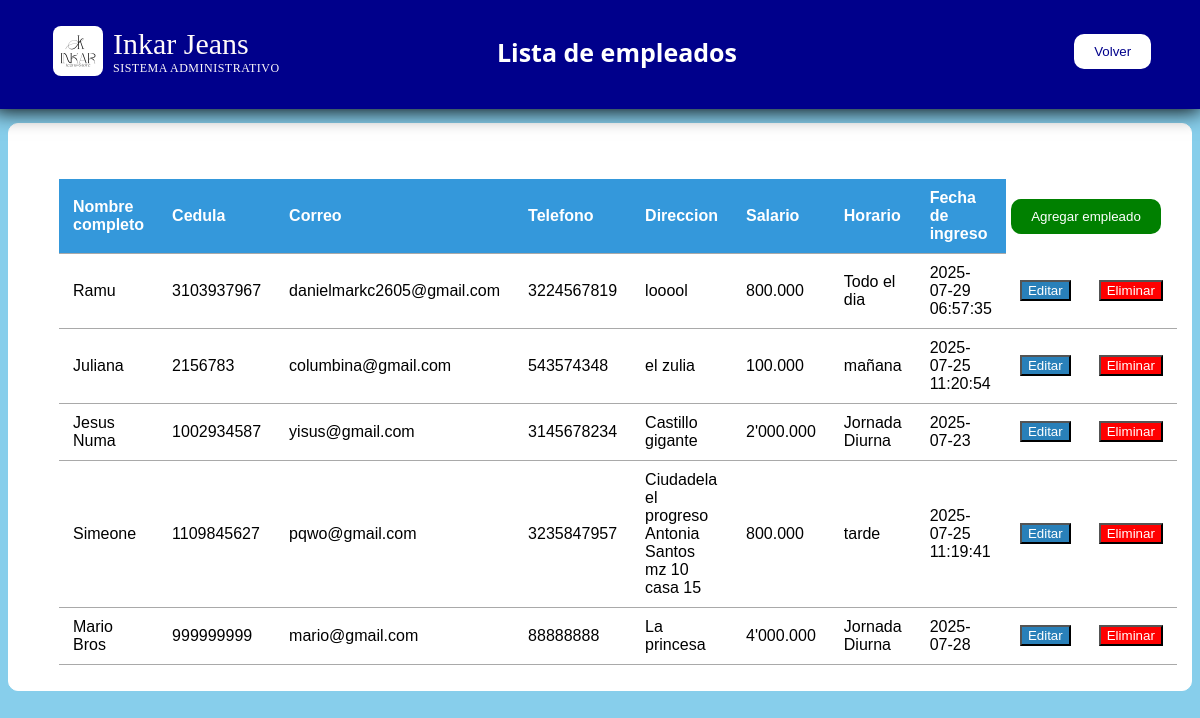
The page /empleados on the database as committed earlier.
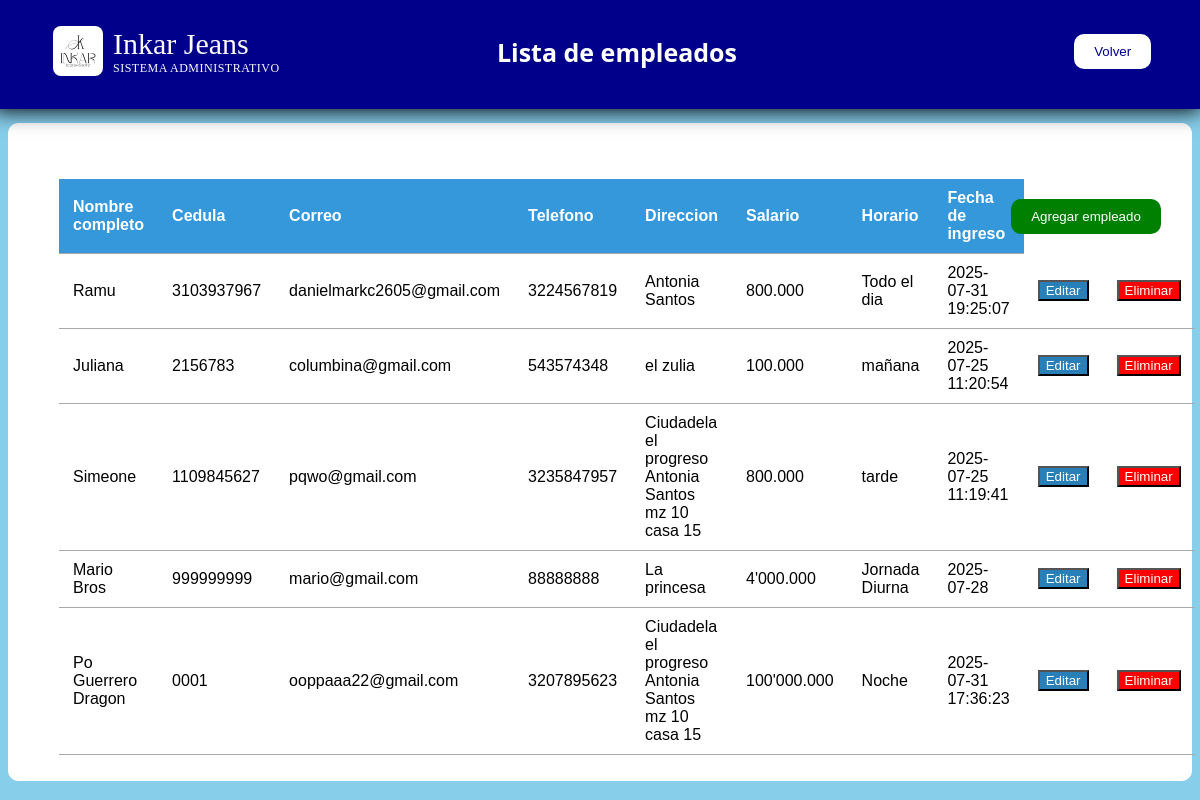
The same page on the database as committed later.
### app.py (models this page shows)
class Empleado(tablita):
    __tablename__="Empleados"
    id=Column(Integer, primary_key=True)
    nombre=Column(String(50), nullable=False)
    cedula=Column(String(50), nullable=False)
    correo=Column(String(50), nullable=False)
    telefono=Column(String(50), nullable=False)
    direccion=Column(String(50), nullable=False)
    salario=Column(String(50), nullable=False)
    horario=Column(String(50), nullable=False)
    fechaingreso=Column(String(50), default=datetime.now().strftime("%Y-%m-%d"))

### app.py (the view)
@app.route('/empleados')
def empleados():
    lista_empleados=session.query(Empleado).all()
    return render_template('empleados.html', empleados=lista_empleados)

### templates/empleados.html (shortened to what this page needs)
<!DOCTYPE html>
<html>
    <head>
        <link rel="stylesheet" href="{{url_for('static', filename='empleados.css')}}">
    </head>
    <body>
        <nav>
            <div class="contenedor">
                <div class="logo">
                    <img src="{{url_for('static', filename='imgs/logoInkar.jpg')}}">
                    <div class="titu">
                        Inkar Jeans<br>
                        <span>SISTEMA ADMINISTRATIVO</span>
                    </div>
                </div>
                <h2 class="texnav">Lista de empleados</h2>
                <a href="{{url_for('administracion')}}"><button class="botonvolver">Volver</button></a>
            </div>
        </nav>
        <section class="panel">
            <a href="{{url_for('agregar_empleado')}}"><button class="agregaremple">Agregar empleado</button></a>
            <table>
                <thead>
                    <tr>
                        <th>Nombre completo</th>
                        <th>Cedula</th>
                        <th>Correo</th>
                        <th>Telefono</th>
                        <th>Direccion</th>
                        <th>Salario</th>
                        <th>Horario</th>
                        <th>Fecha de ingreso</th>
                    </tr>
                </thead>
                <tbody>
                    {% for dato in empleados %}
                    <tr>
                        <td>{{dato.nombre}}</td>
                        <td>{{dato.cedula}}</td>
                        <td>{{dato.correo}}</td>
                        <td>{{dato.telefono}}</td>
                        <td>{{dato.direccion}}</td>
                        <td>{{dato.salario}}</td>
                        <td>{{dato.horario}}</td>
                        <td>{{dato.fechaingreso}}</td>
                        <td>
                            <a href="{{url_for('editar_empleado', id=dato.id)}}"><button>Editar</button></a>
                        </td>
                        <td>
                            <form method="POST" action="{{url_for('eliminar_empleado', id=dato.id)}}" onsubmit="return confirm('¿Seguro que quiere eliminar este empleado?');">
                                <button type="submit">Eliminar</button>
                            </form>
                        </td>
                    </tr>
                    {% endfor %}
                </tbody>
            </table>
        </section>
    </body>
</html>

### static/empleados.css (style rules this page uses)
body { background-color: skyblue; background-repeat: no-repeat; background-size: cover; color: black; }
.contenedor { background-color: darkblue; box-shadow: 0 2px 20px black; padding: 20px 50px; display: flex; justify-content: space-between; align-items: center; position: relative; bottom: 14px; right: 15px; width: 93.6%; }
.panel { background-color: white; border-radius: 10px; box-shadow: 0, 2px 6px rgb(0, 0, 0, 0.1); max-width: 1200px; margin: auto; padding: 5px 50px; border: 1px solid white; font-family: Arial, Helvetica, sans-serif; }
h2 { text-align: center; margin-bottom: 20px; color: white; position: relative; right: 50px; font-size: 30px; }
.logo { display: flex; position: relative; left: 10px; }
.logo img { width: 50px; height: 50px; border-radius: 8px; transition: transform 0.3s ease; }
.logo span { display: block; letter-spacing: 0.5px; color: snow; font-size: 12px; }
.titu { color: snow; position: relative; font-size: 30px; left: 10px; top: 1px }
.texnav { color: white; display: flex; align-items: center; font-family: 'Segoe UI', Tahoma, Geneva, Verdana, sans-serif; font-size: 25px; }
.agregaremple { background-color: green; color: white; border: none; border-radius: 10px; padding: 10px 16px; cursor: pointer; margin-bottom: 15px; padding: 10px 20px; position: relative; left: 88%; top: 70px; }
.botonvolver { background-color: white; color: darkblue; cursor: pointer; border: none; border-radius: 10px; padding: 10px 20px; }
table { width: 100%; border-collapse: collapse; margin-bottom: 20px; }
thead { background-color: #3498db; color: white; }
th, td { padding: 10px 14px; text-align: left; border-bottom: 1px solid darkgray; }
button { background-color: #2980b9; color: white; }
button[type="submit"] { background-color: red; color: white; }

Rows that differ between the two databases and show on the page:
removed Empleado: nombre "Jesus Numa", cedula "1002934587", correo "yisus@gmail.com", telefono "3145678234", direccion "Castillo gigante", salario "2'000.000", horario "Jornada Diurna", fechaingreso "2025-07-23"
changed Empleado "Ramu": direccion "looool" → "Antonia Santos"; fechaingreso "2025-07-29 06:57:35" → "2025-07-31 19:25:07"
added Empleado: nombre "Po Guerrero Dragon", cedula "0001", correo "ooppaaa22@gmail.com", telefono "3207895623", direccion "Ciudadela el progreso Antonia Santos mz 10 casa 15", salario "100'000.000", horario "Noche", fechaingreso "2025-07-31 17:36:23"
